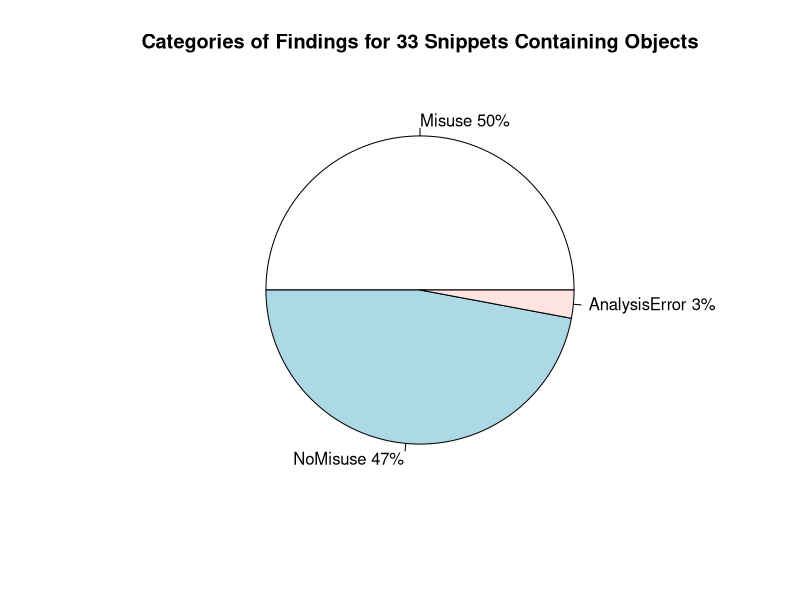

Reproduce this figure in R.

png(file="PieObjOnly.png", width     = 3.25,
  height    = 2.25,
  units     = "in",
  res       = 1200,
  pointsize = 4)

slices <- c(17, 16, 1)

lbls <- c("Misuse", "NoMisuse", "AnalysisError")

pct <- round(slices/sum(slices)*100)
lbls <- paste(lbls, pct) # add percents to labels
lbls <- paste(lbls,"%",sep="")

pie(slices, labels = lbls, main = "Categories of Findings for 33 Snippets Containing Objects")
